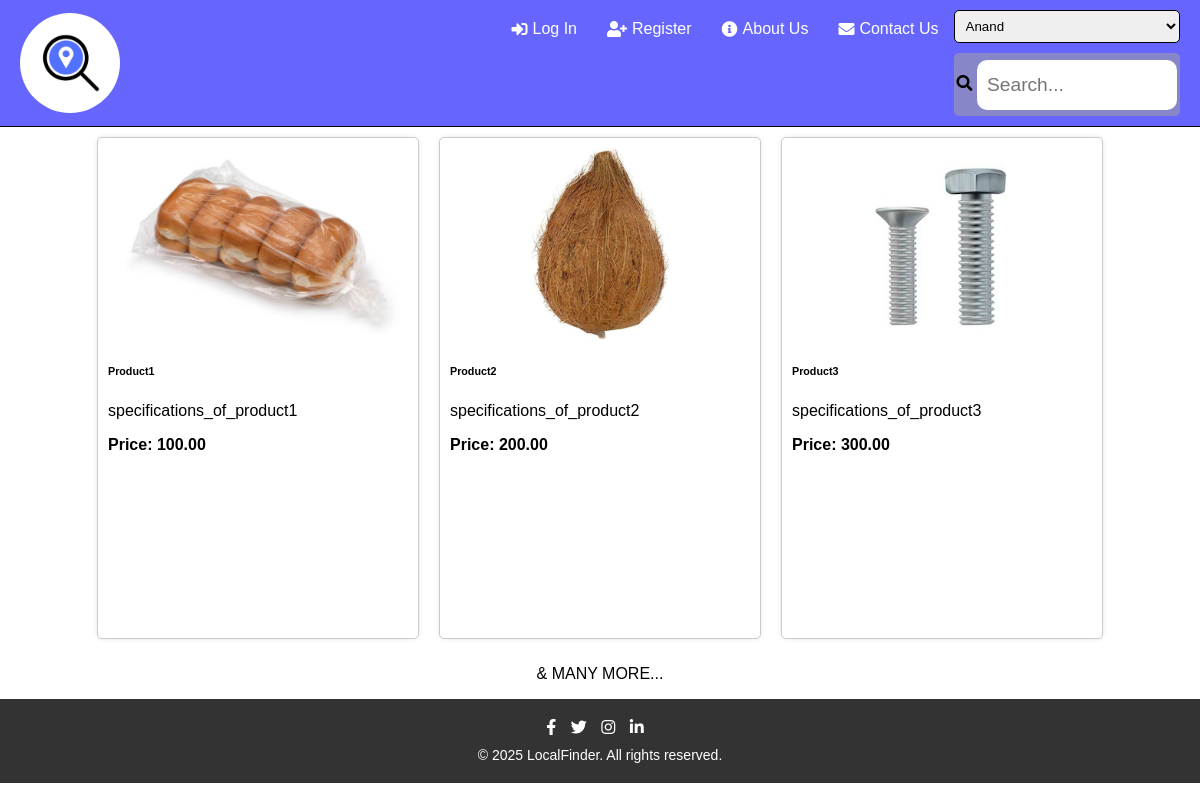
Screenshot of /index1.php with the database file from the repository.
### tables this page shows
CREATE TABLE `product` (
  `Pid` varchar(255) NOT NULL,
  `Pname` varchar(255) NOT NULL,
  `specifications` varchar(255) DEFAULT NULL,
  `Price` decimal(8,2) DEFAULT NULL,
  `images` text NOT NULL
);

### index1.php (the view, shortened to what this page needs)
<?php
require_once "pdo.php";
$stmt = $pdo->query('SELECT * FROM product LIMIT 3');
$results = $stmt->fetchAll(PDO::FETCH_ASSOC);
?>
<!DOCTYPE html>
<html>
<head>
    <link rel="stylesheet" type="text/css" href="styles/style.css">
    <link rel="stylesheet" href="https://cdnjs.cloudflare.com/ajax/libs/font-awesome/5.15.3/css/all.min.css">
</head>
<body>
    <header>
        <div id="logo_1"></div>
        <div>
            <nav>
                <div class="before_login"><a href="login.php"><i class="fas fa-sign-in-alt"></i> Log In</a></div>
                <div class="before_login"><a href="user_reg.php"><i class="fas fa-user-plus"></i> Register</a></div>
                <div><a href="about.php"><i class="fas fa-info-circle"></i> About Us</a></div>
                <div><a href="contact.php"><i class="fas fa-envelope"></i> Contact Us</a></div>
            </nav>
            <div id="Left">
                <select name="locate" id="locate">
                    <option value="Anand">Anand</option>
                </select>
                <div id="search_box">
                    <i class="fas fa-search"></i>
                    <input type="text" id="search" placeholder="Search..." />
                </div>
            </div>
        </div>
    </header>
    <section class="main-content">
        <section class="recommendations">
            <?php
            if ($results) {
                foreach ($results as $result) { ?>
                    <div class="product">
                        <img class="pic" src="<?= htmlspecialchars($result['images']) ?>" alt="<?= htmlspecialchars($result['Pname']) ?>">
                        <div class="description">
                            <h6><?= htmlspecialchars($result['Pname']) ?></h6>
                            <p><?= htmlspecialchars($result['specifications']) ?></p>
                        </div>
                        <b>Price: <?= htmlspecialchars($result['Price']) ?></b>
                    </div>
                <?php }
            } else { ?>
                <em>Sorry, couldn't fetch product data.</em>
            <?php } ?>
        </section>
        <p align="center">& MANY MORE...</p>
    </section>
    <footer>
        <div class="social-icons">
            <a href="#"><i class="fab fa-facebook-f"></i></a>
            <a href="#"><i class="fab fa-twitter"></i></a>
            <a href="#"><i class="fab fa-instagram"></i></a>
            <a href="#"><i class="fab fa-linkedin-in"></i></a>
        </div>
        <div class="copyright">
            &copy; 2025 LocalFinder. All rights reserved.
        </div>
    </footer>
</body>
</html>

### styles/style.css (style rules this page uses)
#logo_1 { width: 100px; height: 100px; background-image: url("icon_no_text.png"); background-blend-mode: dark; background-size: cover; background-position: center; border-radius: 50%; }
header { display: flex; align-items: center; justify-content: space-between; background-color: rgba(0, 0, 255, 0.6); border-bottom: 1px solid black; padding: 10px 20px; }
#search_box { background-color: #9f9f9f91; padding: 5px 3px 3px 3px; border-radius: 5px; }
nav { display: flex; }
header > div { display: flex; }
nav > div > a { text-decoration: none; color: white; padding: 10px 15px; border-radius: 5px; transition: background-color 0.3s ease, color 0.3s ease; display: flex; align-items: center; }
nav > div > a i { margin-right: 5px; }
#search { padding: 8px; border-radius: 10px; height: 60px; width: 260px; border: none; box-sizing: border-box; font-size: larger; transition: box-shadow 0.3s ease; }
#locate { border: 1px solid black; border-radius: 5px; padding: 7px; }
.product { border: 1px solid #ccc; padding: 10px; margin: 10px; border-radius: 5px; }
#logo_1 { width: 100px; height: 100px; background-image: url("icon_no_text.png"); background-blend-mode: dark; background-size: cover; background-position: center; border-radius: 50%; transition: transform 0.3s ease-in-out; }
input ,textarea, select { width: 100%; padding: 8px; margin-bottom: 10px; border: 1px solid #ccc; border-radius: 4px; box-sizing: border-box; }
footer { background-color: #333; color: #fff; padding: 20px; text-align: center; transition: background-color 0.3s ease; }
.social-icons { margin-bottom: 10px; }
.social-icons a { color: #fff; margin-right: 10px; transition: color 0.3s ease, transform 0.3s ease; }
.copyright { font-size: 14px; }
.product { background-color: #fff; border-radius: 12px; box-shadow: 0 0 5px rgba(0, 0, 0, 0.1); margin: 10px; padding: 20px; width: 300px; transition: box-shadow 0.3s ease; height: 60vh; }
.pic { background-position: center; background-size:contain; background-repeat: no-repeat; height: 40%; display: block; margin: auto; transition: transform 0.5s ease; }
.description { margin-top: 10px; }
.recommendations { display: flex; flex-wrap: wrap; justify-content: center; }
.recommendations p { margin-top: 20px; }
body { font-family: Arial, sans-serif; margin: 0; padding: 0; }
#search { width: 100%; padding: 10px; margin-bottom: 20px; }
#search { position: relative; top:2px; width:200px; height:50px; margin-bottom: 5px; }

### index1.php (style rules this page uses)
.recommendations { display: flex; flex-wrap: wrap; justify-content: center; }
.product { border: 1px solid #ccc; padding: 10px; margin: 10px; border-radius: 5px; width: 300px; }

### rows the page displays
product: images (picture), Pname "Product1", specifications "specifications_of_product1", Price "100.00"
product: images (picture), Pname "Product2", specifications "specifications_of_product2", Price "200.00"
product: images (picture), Pname "Product3", specifications "specifications_of_product3", Price "300.00"
